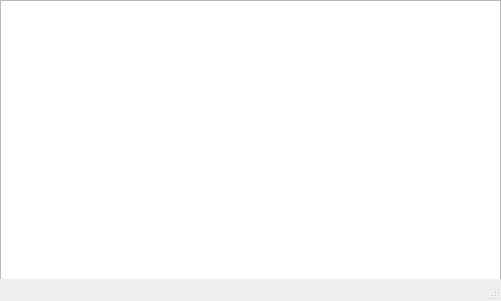
<?xml version="1.0" encoding="UTF-8"?>
<ui version="4.0">
 <class>MainWindow</class>
 <widget class="QMainWindow" name="MainWindow">
  <property name="geometry">
   <rect>
    <x>0</x>
    <y>0</y>
    <width>501</width>
    <height>301</height>
   </rect>
  </property>
  <property name="windowTitle">
   <string>列表listWidget</string>
  </property>
  <widget class="QWidget" name="centralwidget">
   <widget class="QListWidget" name="listWidget">
    <property name="geometry">
     <rect>
      <x>0</x>
      <y>0</y>
      <width>501</width>
      <height>301</height>
     </rect>
    </property>
   </widget>
  </widget>
  <widget class="QMenuBar" name="menubar">
   <property name="geometry">
    <rect>
     <x>0</x>
     <y>0</y>
     <width>501</width>
     <height>21</height>
    </rect>
   </property>
  </widget>
  <widget class="QStatusBar" name="statusbar"/>
 </widget>
 <resources/>
 <connections/>
</ui>
